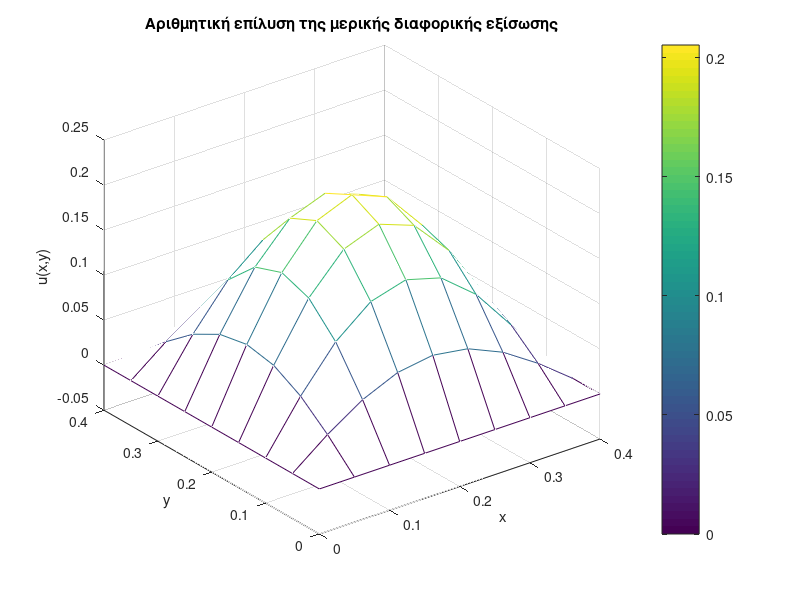

Source code (MATLAB):
% Ορισμός παραμέτρων
Nx = 9; % Αριθμός σημείων στο x (0.4 / 0.05) +1
Ny = 9; % Αριθμός σημείων στο y
hx = 0.05;
hy = 0.05;
pi_val = pi;
A = zeros(Nx*Ny, Nx*Ny);
b = zeros(Nx*Ny, 1);

% Δόμηση πλέγματος και πίνακα
for i = 2:Nx-1
    for j = 2:Ny-1
        k = (i-1)*Ny + j;
        A(k, k) = -4 / (hx * hy);
        A(k, k-1) = 1 / (hx * hy);
        A(k, k+1) = 1 / (hx * hy);
        A(k, k-Ny) = 1 / (hx * hy);
        A(k, k+Ny) = 1 / (hx * hy);
        
        % Δεξιά πλευρά της εξίσωσης
        x = (i-1) * hx;
        y = (j-1) * hy;
        b(k) = -25 * sin(5 * pi_val / 2 * x) * sin(5 * pi_val / 2 * y);
    end
end

% Εφαρμογή οριακών συνθηκών
for i = 1:Nx
    for j = [1, Ny]
        k = (i-1)*Ny + j;
        A(k, :) = 0;
        A(k, k) = 1;
        b(k) = 0;
    end
end

for j = 1:Ny
    for i = [1, Nx]
        k = (i-1)*Ny + j;
        A(k, :) = 0;
        A(k, k) = 1;
        b(k) = 0;
    end
end

% Επίλυση του συστήματος
u = A \ b;

% Αναμόρφωση αποτελεσμάτων και απεικόνιση
% Αναμόρφωση αποτελεσμάτων και απεικόνιση με mesh
U_matrix = reshape(u, [Ny, Nx]);
[X, Y] = meshgrid(0:hx:0.4, 0:hy:0.4);
mesh(X, Y, U_matrix);
xlabel('x');
ylabel('y');
zlabel('u(x,y)');
title('Αριθμητική επίλυση της μερικής διαφορικής εξίσωσης');
colorbar;
